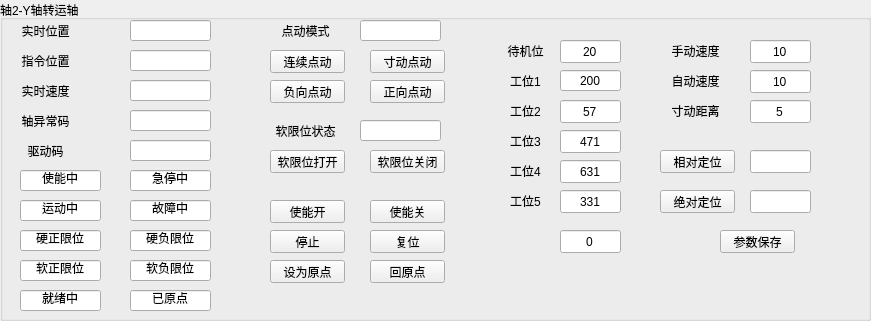
    <widget class="QGroupBox" name="A1_2">
     <property name="geometry">
      <rect>
       <x>60</x>
       <y>330</y>
       <width>871</width>
       <height>321</height>
      </rect>
     </property>
     <property name="minimumSize">
      <size>
       <width>400</width>
       <height>200</height>
      </size>
     </property>
     <property name="maximumSize">
      <size>
       <width>4000</width>
       <height>4000</height>
      </size>
     </property>
     <property name="title">
      <string>轴2-Y轴转运轴</string>
     </property>
     <widget class="QPushButton" name="btn_MoveAbs_Axi_2">
      <property name="geometry">
       <rect>
        <x>660</x>
        <y>190</y>
        <width>75</width>
        <height>23</height>
       </rect>
      </property>
      <property name="text">
       <string>绝对定位</string>
      </property>
     </widget>
     <widget class="QPushButton" name="btn_Reset_Axi_2">
      <property name="geometry">
       <rect>
        <x>370</x>
        <y>230</y>
        <width>75</width>
        <height>23</height>
       </rect>
      </property>
      <property name="text">
       <string>复位</string>
      </property>
     </widget>
     <widget class="QPushButton" name="btn_Stop_Axi_2">
      <property name="geometry">
       <rect>
        <x>270</x>
        <y>230</y>
        <width>75</width>
        <height>23</height>
       </rect>
      </property>
      <property name="text">
       <string>停止</string>
      </property>
     </widget>
     <widget class="QPushButton" name="btn_GoHome_Axi_2">
      <property name="geometry">
       <rect>
        <x>370</x>
        <y>260</y>
        <width>75</width>
        <height>23</height>
       </rect>
      </property>
      <property name="text">
       <string>回原点</string>
      </property>
     </widget>
     <widget class="QLineEdit" name="lineEdit_MoveAbs_Axi_2">
      <property name="geometry">
       <rect>
        <x>750</x>
        <y>190</y>
        <width>61</width>
        <height>23</height>
       </rect>
      </property>
      <property name="text">
       <string/>
      </property>
      <property name="alignment">
       <set>Qt::AlignCenter</set>
      </property>
     </widget>
     <widget class="QPushButton" name="btn_SetHome_Axi_2">
      <property name="geometry">
       <rect>
        <x>270</x>
        <y>260</y>
        <width>75</width>
        <height>23</height>
       </rect>
      </property>
      <property name="text">
       <string>设为原点</string>
      </property>
     </widget>
     <widget class="QLineEdit" name="lineEdit_CurPos_Axi_2">
      <property name="geometry">
       <rect>
        <x>130</x>
        <y>20</y>
        <width>81</width>
        <height>21</height>
       </rect>
      </property>
      <property name="text">
       <string/>
      </property>
      <property name="alignment">
       <set>Qt::AlignCenter</set>
      </property>
      <property name="readOnly">
       <bool>true</bool>
      </property>
     </widget>
     <widget class="QLabel" name="label_CurPos_Axi_2">
      <property name="geometry">
       <rect>
        <x>0</x>
        <y>20</y>
        <width>91</width>
        <height>21</height>
       </rect>
      </property>
      <property name="text">
       <string>实时位置</string>
      </property>
      <property name="alignment">
       <set>Qt::AlignCenter</set>
      </property>
     </widget>
     <widget class="QLineEdit" name="lineEdit_Hard_AxiPosLimit_Axi_2">
      <property name="geometry">
       <rect>
        <x>20</x>
        <y>230</y>
        <width>81</width>
        <height>21</height>
       </rect>
      </property>
      <property name="text">
       <string>硬正限位</string>
      </property>
      <property name="alignment">
       <set>Qt::AlignCenter</set>
      </property>
      <property name="readOnly">
       <bool>true</bool>
      </property>
     </widget>
     <widget class="QLineEdit" name="lineEdit_Hard_AxiNegLimit_Axi_2">
      <property name="geometry">
       <rect>
        <x>130</x>
        <y>230</y>
        <width>81</width>
        <height>21</height>
       </rect>
      </property>
      <property name="text">
       <string>硬负限位</string>
      </property>
      <property name="alignment">
       <set>Qt::AlignCenter</set>
      </property>
      <property name="readOnly">
       <bool>true</bool>
      </property>
     </widget>
     <widget class="QLineEdit" name="lineEdit_Enable_Axi_2">
      <property name="geometry">
       <rect>
        <x>20</x>
        <y>170</y>
        <width>81</width>
        <height>21</height>
       </rect>
      </property>
      <property name="text">
       <string>使能中</string>
      </property>
      <property name="alignment">
       <set>Qt::AlignCenter</set>
      </property>
      <property name="readOnly">
       <bool>true</bool>
      </property>
     </widget>
     <widget class="QLineEdit" name="lineEdit_Standby_Axi_2">
      <property name="geometry">
       <rect>
        <x>560</x>
        <y>40</y>
        <width>61</width>
        <height>23</height>
       </rect>
      </property>
      <property name="text">
       <string>20</string>
      </property>
      <property name="alignment">
       <set>Qt::AlignCenter</set>
      </property>
     </widget>
     <widget class="QLineEdit" name="lineEdit_WorkPostion1_Axi_2">
      <property name="geometry">
       <rect>
        <x>560</x>
        <y>70</y>
        <width>61</width>
        <height>21</height>
       </rect>
      </property>
      <property name="text">
       <string>200</string>
      </property>
      <property name="alignment">
       <set>Qt::AlignCenter</set>
      </property>
     </widget>
     <widget class="QLineEdit" name="lineEdit_WorkPostion2_Axi_2">
      <property name="geometry">
       <rect>
        <x>560</x>
        <y>100</y>
        <width>61</width>
        <height>23</height>
       </rect>
      </property>
      <property name="text">
       <string>57</string>
      </property>
      <property name="alignment">
       <set>Qt::AlignCenter</set>
      </property>
     </widget>
     <widget class="QLabel" name="label_Standby_Axi_2">
      <property name="geometry">
       <rect>
        <x>480</x>
        <y>40</y>
        <width>91</width>
        <height>21</height>
       </rect>
      </property>
      <property name="text">
       <string>待机位</string>
      </property>
      <property name="alignment">
       <set>Qt::AlignCenter</set>
      </property>
     </widget>
     <widget class="QLabel" name="label_WorkStation1_Axi_2">
      <property name="geometry">
       <rect>
        <x>480</x>
        <y>70</y>
        <width>91</width>
        <height>21</height>
       </rect>
      </property>
      <property name="text">
       <string>工位1</string>
      </property>
      <property name="alignment">
       <set>Qt::AlignCenter</set>
      </property>
     </widget>
     <widget class="QLabel" name="label_WorkStation2_Axi_2">
      <property name="geometry">
       <rect>
        <x>480</x>
        <y>100</y>
        <width>91</width>
        <height>21</height>
       </rect>
      </property>
      <property name="text">
       <string>工位2</string>
      </property>
      <property name="alignment">
       <set>Qt::AlignCenter</set>
      </property>
     </widget>
     <widget class="QPushButton" name="btn_Jog_Pos_Axi_2">
      <property name="geometry">
       <rect>
        <x>370</x>
        <y>80</y>
        <width>75</width>
        <height>23</height>
       </rect>
      </property>
      <property name="text">
       <string>正向点动</string>
      </property>
     </widget>
     <widget class="QPushButton" name="btn_Jog_Neg_Axi_2">
      <property name="geometry">
       <rect>
        <x>270</x>
        <y>80</y>
        <width>75</width>
        <height>23</height>
       </rect>
      </property>
      <property name="text">
       <string>负向点动</string>
      </property>
     </widget>
     <widget class="QLabel" name="label_WorkStation_3_Axi_2">
      <property name="geometry">
       <rect>
        <x>480</x>
        <y>130</y>
        <width>91</width>
        <height>21</height>
       </rect>
      </property>
      <property name="text">
       <string>工位3</string>
      </property>
      <property name="alignment">
       <set>Qt::AlignCenter</set>
      </property>
     </widget>
     <widget class="QLineEdit" name="lineEdit_WorkPostion3_Axi_2">
      <property name="geometry">
       <rect>
        <x>560</x>
        <y>130</y>
        <width>61</width>
        <height>23</height>
       </rect>
      </property>
      <property name="text">
       <string>471</string>
      </property>
      <property name="alignment">
       <set>Qt::AlignCenter</set>
      </property>
     </widget>
     <widget class="QLabel" name="label_WorkStation_4_Axi_2">
      <property name="geometry">
       <rect>
        <x>480</x>
        <y>160</y>
        <width>91</width>
        <height>21</height>
       </rect>
      </property>
      <property name="text">
       <string>工位4</string>
      </property>
      <property name="alignment">
       <set>Qt::AlignCenter</set>
      </property>
     </widget>
     <widget class="QLineEdit" name="lineEdit_WorkPostion4_Axi_2">
      <property name="geometry">
       <rect>
        <x>560</x>
        <y>160</y>
        <width>61</width>
        <height>23</height>
       </rect>
      </property>
      <property name="text">
       <string>631</string>
      </property>
      <property name="alignment">
       <set>Qt::AlignCenter</set>
      </property>
     </widget>
     <widget class="QLabel" name="label_WorkStation_5_Axi_2">
      <property name="geometry">
       <rect>
        <x>480</x>
        <y>190</y>
        <width>91</width>
        <height>21</height>
       </rect>
      </property>
      <property name="text">
       <string>工位5</string>
      </property>
      <property name="alignment">
       <set>Qt::AlignCenter</set>
      </property>
     </widget>
     <widget class="QLineEdit" name="lineEdit_WorkPostion5_Axi_2">
      <property name="geometry">
       <rect>
        <x>560</x>
        <y>190</y>
        <width>61</width>
        <height>23</height>
       </rect>
      </property>
      <property name="text">
       <string>331</string>
      </property>
      <property name="alignment">
       <set>Qt::AlignCenter</set>
      </property>
     </widget>
     <widget class="QLineEdit" name="lineEdit_ManuVel_Axi_2">
      <property name="geometry">
       <rect>
        <x>750</x>
        <y>40</y>
        <width>61</width>
        <height>23</height>
       </rect>
      </property>
      <property name="text">
       <string>10</string>
      </property>
      <property name="alignment">
       <set>Qt::AlignCenter</set>
      </property>
     </widget>
     <widget class="QLabel" name="label_ManuVel_Axi_2">
      <property name="geometry">
       <rect>
        <x>650</x>
        <y>40</y>
        <width>91</width>
        <height>21</height>
       </rect>
      </property>
      <property name="text">
       <string>手动速度</string>
      </property>
      <property name="alignment">
       <set>Qt::AlignCenter</set>
      </property>
     </widget>
     <widget class="QPushButton" name="btn_SetParam_Axi_2">
      <property name="geometry">
       <rect>
        <x>720</x>
        <y>230</y>
        <width>75</width>
        <height>23</height>
       </rect>
      </property>
      <property name="text">
       <string>参数保存</string>
      </property>
     </widget>
     <widget class="QLineEdit" name="lineEdit_Estop_Axi_2">
      <property name="geometry">
       <rect>
        <x>130</x>
        <y>170</y>
        <width>81</width>
        <height>21</height>
       </rect>
      </property>
      <property name="text">
       <string>急停中</string>
      </property>
      <property name="alignment">
       <set>Qt::AlignCenter</set>
      </property>
      <property name="readOnly">
       <bool>true</bool>
      </property>
     </widget>
     <widget class="QLineEdit" name="lineEdit_Moving_Axi_2">
      <property name="geometry">
       <rect>
        <x>20</x>
        <y>200</y>
        <width>81</width>
        <height>21</height>
       </rect>
      </property>
      <property name="text">
       <string>运动中</string>
      </property>
      <property name="alignment">
       <set>Qt::AlignCenter</set>
      </property>
      <property name="readOnly">
       <bool>true</bool>
      </property>
     </widget>
     <widget class="QLineEdit" name="lineEdit_Err_Axi_2">
      <property name="geometry">
       <rect>
        <x>130</x>
        <y>200</y>
        <width>81</width>
        <height>21</height>
       </rect>
      </property>
      <property name="text">
       <string>故障中</string>
      </property>
      <property name="alignment">
       <set>Qt::AlignCenter</set>
      </property>
      <property name="readOnly">
       <bool>true</bool>
      </property>
     </widget>
     <widget class="QLineEdit" name="lineEdit_Soft_AxiPosLimit_Axi_2">
      <property name="geometry">
       <rect>
        <x>20</x>
        <y>260</y>
        <width>81</width>
        <height>21</height>
       </rect>
      </property>
      <property name="text">
       <string>软正限位</string>
      </property>
      <property name="alignment">
       <set>Qt::AlignCenter</set>
      </property>
     </widget>
     <widget class="QLineEdit" name="lineEdit_Soft_AxiNegLimit_Axi_2">
      <property name="geometry">
       <rect>
        <x>130</x>
        <y>260</y>
        <width>81</width>
        <height>21</height>
       </rect>
      </property>
      <property name="text">
       <string>软负限位</string>
      </property>
      <property name="alignment">
       <set>Qt::AlignCenter</set>
      </property>
      <property name="readOnly">
       <bool>true</bool>
      </property>
     </widget>
     <widget class="QLineEdit" name="lineEdit_Ready_Axi_2">
      <property name="geometry">
       <rect>
        <x>20</x>
        <y>290</y>
        <width>81</width>
        <height>21</height>
       </rect>
      </property>
      <property name="text">
       <string>就绪中</string>
      </property>
      <property name="alignment">
       <set>Qt::AlignCenter</set>
      </property>
      <property name="readOnly">
       <bool>true</bool>
      </property>
     </widget>
     <widget class="QLineEdit" name="lineEdit_Homed_Axi_2">
      <property name="geometry">
       <rect>
        <x>130</x>
        <y>290</y>
        <width>81</width>
        <height>21</height>
       </rect>
      </property>
      <property name="text">
       <string>已原点</string>
      </property>
      <property name="alignment">
       <set>Qt::AlignCenter</set>
      </property>
      <property name="readOnly">
       <bool>true</bool>
      </property>
     </widget>
     <widget class="QPushButton" name="btn_Enable_Open_Axi_2">
      <property name="geometry">
       <rect>
        <x>270</x>
        <y>200</y>
        <width>75</width>
        <height>23</height>
       </rect>
      </property>
      <property name="text">
       <string>使能开</string>
      </property>
     </widget>
     <widget class="QPushButton" name="btn_Enable_Close_Axi_2">
      <property name="geometry">
       <rect>
        <x>370</x>
        <y>200</y>
        <width>75</width>
        <height>23</height>
       </rect>
      </property>
      <property name="text">
       <string>使能关</string>
      </property>
     </widget>
     <widget class="QLabel" name="label_ActPos_Axi_2">
      <property name="geometry">
       <rect>
        <x>0</x>
        <y>50</y>
        <width>91</width>
        <height>21</height>
       </rect>
      </property>
      <property name="text">
       <string>指令位置</string>
      </property>
      <property name="alignment">
       <set>Qt::AlignCenter</set>
      </property>
     </widget>
     <widget class="QLineEdit" name="lineEdit_SetPos_Axi_2">
      <property name="geometry">
       <rect>
        <x>130</x>
        <y>50</y>
        <width>81</width>
        <height>21</height>
       </rect>
      </property>
      <property name="text">
       <string/>
      </property>
      <property name="alignment">
       <set>Qt::AlignCenter</set>
      </property>
      <property name="readOnly">
       <bool>true</bool>
      </property>
     </widget>
     <widget class="QLabel" name="label_CurVel_Axi_2">
      <property name="geometry">
       <rect>
        <x>0</x>
        <y>80</y>
        <width>91</width>
        <height>21</height>
       </rect>
      </property>
      <property name="text">
       <string>实时速度</string>
      </property>
      <property name="alignment">
       <set>Qt::AlignCenter</set>
      </property>
     </widget>
     <widget class="QLineEdit" name="lineEdit_CurVel_Axi_2">
      <property name="geometry">
       <rect>
        <x>130</x>
        <y>80</y>
        <width>81</width>
        <height>21</height>
       </rect>
      </property>
      <property name="text">
       <string/>
      </property>
      <property name="alignment">
       <set>Qt::AlignCenter</set>
      </property>
      <property name="readOnly">
       <bool>true</bool>
      </property>
     </widget>
     <widget class="QLabel" name="label_AxiErro_Axi_2">
      <property name="geometry">
       <rect>
        <x>0</x>
        <y>110</y>
        <width>91</width>
        <height>21</height>
       </rect>
      </property>
      <property name="text">
       <string>轴异常码</string>
      </property>
      <property name="alignment">
       <set>Qt::AlignCenter</set>
      </property>
     </widget>
     <widget class="QLineEdit" name="lineEdit_AxiErri_Axi_2">
      <property name="geometry">
       <rect>
        <x>130</x>
        <y>110</y>
        <width>81</width>
        <height>21</height>
       </rect>
      </property>
      <property name="text">
       <string/>
      </property>
      <property name="alignment">
       <set>Qt::AlignCenter</set>
      </property>
      <property name="readOnly">
       <bool>true</bool>
      </property>
     </widget>
     <widget class="QLineEdit" name="lineEdit_SeroNo_Axi_2">
      <property name="enabled">
       <bool>true</bool>
      </property>
      <property name="geometry">
       <rect>
        <x>130</x>
        <y>140</y>
        <width>81</width>
        <height>21</height>
       </rect>
      </property>
      <property name="acceptDrops">
       <bool>true</bool>
      </property>
      <property name="text">
       <string/>
      </property>
      <property name="alignment">
       <set>Qt::AlignCenter</set>
      </property>
      <property name="readOnly">
       <bool>true</bool>
      </property>
     </widget>
     <widget class="QLabel" name="label_SeroNo_Axi_2">
      <property name="geometry">
       <rect>
        <x>0</x>
        <y>140</y>
        <width>91</width>
        <height>21</height>
       </rect>
      </property>
      <property name="text">
       <string>驱动码</string>
      </property>
      <property name="alignment">
       <set>Qt::AlignCenter</set>
      </property>
     </widget>
     <widget class="QLabel" name="label_AutoVel_Axi_2">
      <property name="geometry">
       <rect>
        <x>650</x>
        <y>70</y>
        <width>91</width>
        <height>21</height>
       </rect>
      </property>
      <property name="text">
       <string>自动速度</string>
      </property>
      <property name="alignment">
       <set>Qt::AlignCenter</set>
      </property>
     </widget>
     <widget class="QLabel" name="label_Inch_Axi_2">
      <property name="geometry">
       <rect>
        <x>650</x>
        <y>100</y>
        <width>91</width>
        <height>21</height>
       </rect>
      </property>
      <property name="text">
       <string>寸动距离</string>
      </property>
      <property name="alignment">
       <set>Qt::AlignCenter</set>
      </property>
     </widget>
     <widget class="QLineEdit" name="lineEdit_AutoVel_Axi_2">
      <property name="geometry">
       <rect>
        <x>750</x>
        <y>70</y>
        <width>61</width>
        <height>23</height>
       </rect>
      </property>
      <property name="text">
       <string>10</string>
      </property>
      <property name="alignment">
       <set>Qt::AlignCenter</set>
      </property>
     </widget>
     <widget class="QLineEdit" name="lineEdit_Inch_Axi_2">
      <property name="geometry">
       <rect>
        <x>750</x>
        <y>100</y>
        <width>61</width>
        <height>23</height>
       </rect>
      </property>
      <property name="text">
       <string>5</string>
      </property>
      <property name="alignment">
       <set>Qt::AlignCenter</set>
      </property>
     </widget>
     <widget class="QLineEdit" name="lineEdit_JogMode_Axi_2">
      <property name="geometry">
       <rect>
        <x>360</x>
        <y>20</y>
        <width>81</width>
        <height>21</height>
       </rect>
      </property>
      <property name="text">
       <string/>
      </property>
      <property name="alignment">
       <set>Qt::AlignCenter</set>
      </property>
      <property name="readOnly">
       <bool>true</bool>
      </property>
     </widget>
     <widget class="QLabel" name="label_JogMode_Axi_2">
      <property name="geometry">
       <rect>
        <x>260</x>
        <y>20</y>
        <width>91</width>
        <height>21</height>
       </rect>
      </property>
      <property name="text">
       <string>点动模式</string>
      </property>
      <property name="alignment">
       <set>Qt::AlignCenter</set>
      </property>
     </widget>
     <widget class="QPushButton" name="btn_Jog_Jog_Axi_2">
      <property name="geometry">
       <rect>
        <x>270</x>
        <y>50</y>
        <width>75</width>
        <height>23</height>
       </rect>
      </property>
      <property name="text">
       <string>连续点动</string>
      </property>
     </widget>
     <widget class="QPushButton" name="btn_Jog_Inch_Axi_2">
      <property name="geometry">
       <rect>
        <x>370</x>
        <y>50</y>
        <width>75</width>
        <height>23</height>
       </rect>
      </property>
      <property name="text">
       <string>寸动点动</string>
      </property>
     </widget>
     <widget class="QLineEdit" name="lineEdit_SoftLimitSet__Axi_2">
      <property name="geometry">
       <rect>
        <x>360</x>
        <y>120</y>
        <width>81</width>
        <height>21</height>
       </rect>
      </property>
      <property name="text">
       <string/>
      </property>
      <property name="alignment">
       <set>Qt::AlignCenter</set>
      </property>
      <property name="readOnly">
       <bool>true</bool>
      </property>
     </widget>
     <widget class="QLabel" name="label_SoftLimitSet_Axi_2">
      <property name="geometry">
       <rect>
        <x>260</x>
        <y>120</y>
        <width>91</width>
        <height>21</height>
       </rect>
      </property>
      <property name="text">
       <string>软限位状态</string>
      </property>
      <property name="alignment">
       <set>Qt::AlignCenter</set>
      </property>
     </widget>
     <widget class="QPushButton" name="btn_Jog_SoftOpen_Axi_2">
      <property name="geometry">
       <rect>
        <x>270</x>
        <y>150</y>
        <width>75</width>
        <height>23</height>
       </rect>
      </property>
      <property name="text">
       <string>软限位打开</string>
      </property>
     </widget>
     <widget class="QPushButton" name="btn_Jog_SoftClose_Axi_2">
      <property name="geometry">
       <rect>
        <x>370</x>
        <y>150</y>
        <width>75</width>
        <height>23</height>
       </rect>
      </property>
      <property name="text">
       <string>软限位关闭</string>
      </property>
     </widget>
     <widget class="QPushButton" name="btn_MoveRel_Axi_2">
      <property name="geometry">
       <rect>
        <x>660</x>
        <y>150</y>
        <width>75</width>
        <height>23</height>
       </rect>
      </property>
      <property name="text">
       <string>相对定位</string>
      </property>
     </widget>
     <widget class="QLineEdit" name="lineEdit_MoveRel_Axi_2">
      <property name="geometry">
       <rect>
        <x>750</x>
        <y>150</y>
        <width>61</width>
        <height>23</height>
       </rect>
      </property>
      <property name="text">
       <string/>
      </property>
      <property name="alignment">
       <set>Qt::AlignCenter</set>
      </property>
     </widget>
     <widget class="QLineEdit" name="lineEdit_PosId_Axi_2">
      <property name="geometry">
       <rect>
        <x>560</x>
        <y>230</y>
        <width>61</width>
        <height>23</height>
       </rect>
      </property>
      <property name="text">
       <string>0</string>
      </property>
      <property name="alignment">
       <set>Qt::AlignCenter</set>
      </property>
     </widget>
    </widget>
